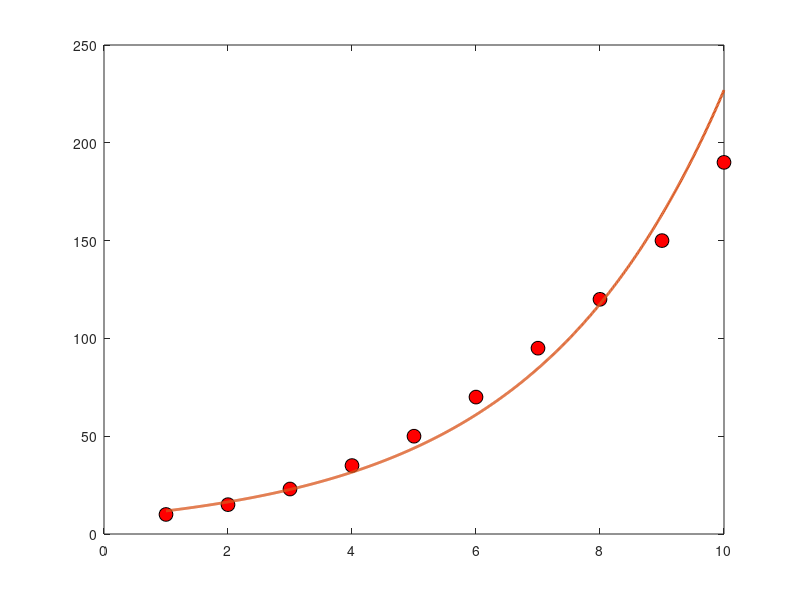

MATLAB code for this plot:
close all;
clc;
function[T,m,G]=formulation(Zi,Ti,Z)
if length(Ti) ~= length(Zi)
        error('Length of input X and input Y must be equal');
end
% Z = [1, 2, 3, 4, 5, 6, 7, 8, 9, 10];
% T = [10, 15, 23, 35, 50, 70, 95, 120, 150, 190];
n=length(Ti);
% m=length(Zi);
d=[];
for i=1:n
    d(i)=log(Ti(i));
end
d=d';
%computation of G matrix
G=[];
for i=1:n
    k=1;
    G(i,k)=Zi(i);
    G(i,k+1)=1;
end

% computation of m matrix
m = (inv(G' * G) * G')*d;
 % computation of T matrix

T=[];
for i=1:1000
    k=1;
    val = Z(i)*m(k) + m(k+1);
    T(i)=exp(val);
end    

end

%Example
if true
    close all;
    clc;
    n = 10;
    
    % Test Example
     Zi = [1, 2, 3, 4, 5, 6, 7, 8, 9, 10];
     Ti = [10, 15, 23, 35, 50, 70, 95, 120, 150, 190];
     Z  =  linspace(1,10,1000);
    
    % Function Call
    [y2,m,G] = formulation(Zi,Ti,Z);
    
  
    
    %plot
    plot(Zi, Ti, 'o','MarkerSize',10,'MarkerFaceColor','r','MarkerEdgeColor','k')
    hold on
    
    % plot
    plot(Z,y2,'Linewidth',2);
    % plot
    % plot(x,y3,'Linewidth',2,'Displayname','in-built cubic spline');
    
end